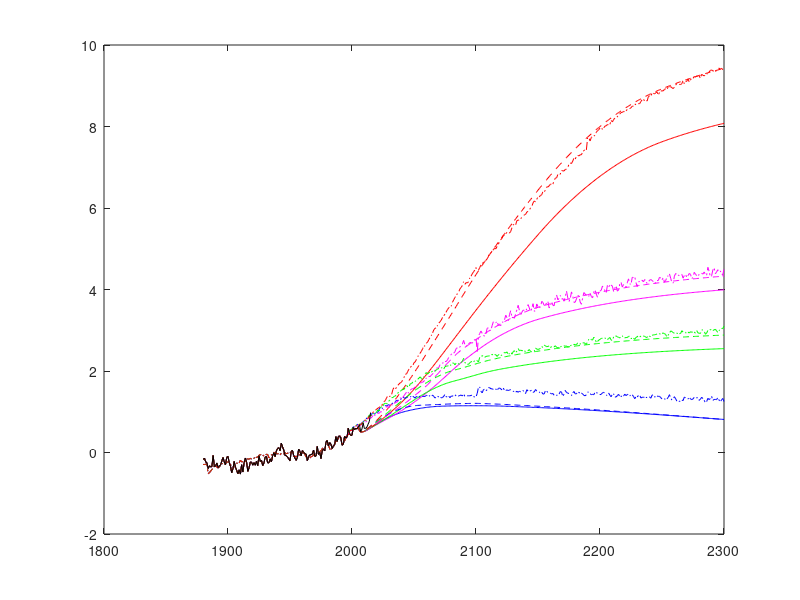

Recreate this plot in MATLAB.
clear all
%loading files
load RCP3PD_MIDYR_CONC.txt
load RCP6_MIDYR_CONC.txt
load RCP45_MIDYR_CONC.txt
load RCP85_MIDYR_CONC.txt
load simple_model_data1880to2015.txt
load final_rcp26_2.txt;
load final_rcp45_2.txt;
load final_rcp60_2.txt;
load final_rcp85_2.txt;

%setting values for coefficients 
rco2 = 320;
tau = 4;
tau1 = 4;  
tau2 = 56;  
a = 1.21;   
b = 0.12;
c = -1.68;
d = 0.03;

%creating arrays of data from the files to use in historical period for
%simple model 
sat_obs1=simple_model_data1880to2015(:,2); %temp observations
co21=simple_model_data1880to2015(:,3); %co2 concentrations
nino1=simple_model_data1880to2015(:,4); %el nino
saod1=simple_model_data1880to2015(:,5); %volcanic eruptions 

sat0=sat_obs1(1); %starting value for observations in hist period
GMST(1)=sat0; %starting temp value for simple model in hist period at the earliest observation
GMSTd(1)=mean(sat_obs1(1:20)); %starting temp for the second temperature (deep ocean temperature)

%running the simple model in the historical period so that I can use the
%ending value to start the predictive period 
for i=2:1:126
    f=co21(i);
    g=nino1(i);
    h=saod1(i);
    GMST(i) = GMST(i-1) - GMST(i-1)/tau + a*log(f/rco2) + b*g + c*h + d + (GMSTd(i-1)-GMST(i-1))/tau1; %GMST is surface temperature 
    GMSTd(i) = GMSTd(i-1) + (GMST(i-1)-GMSTd(i-1))/tau2; %this is a two-temperature model, GMSTd represents deep ocean temp
end
GMSTdstart=GMSTd(1,1:126);
obs=sat_obs1; 

%for using the model predictively, el nino and volcanic aerosols must be
%zero, because we don't have values for those going into the future from
%the given pathways
nino1=zeros(700,1);
saod1=zeros(700,1);

%there are four pathways: 2.6, 4.5, 6.0 and 8.5 
%there are two kinds of co2 concentrations: atmospheric (actual
%concentration) and equivalent (taking into account other greenhouse
%gas/aerosol forcings in the form of one co2 concentration) 

%this is atmospheric co2 for the first pathway, using the model
%predictively
time1=RCP3PD_MIDYR_CONC(116:536,1); 
co2_26=RCP3PD_MIDYR_CONC(116:536,4); %taking co2 data from the pathway
GMST_26=zeros(1,126); %preallocating (this is maybe not necessary) 
GMST_26(1,1:126)=obs(1:126,1); %start the first (surface) temperature at the end of the observations
GMSTd_26=GMSTdstart; 
for i=127:1:421 %running the two-temperature model 
    f=co2_26(i);
    g=nino1(i);
    h=saod1(i);
    GMST_26(i) = GMST_26(i-1) - GMST_26(i-1)/tau + a*log(f/rco2) + b*g + c*h + d + (GMSTd_26(i-1)-GMST_26(i-1))/tau1;
    GMSTd_26(i) = GMSTd_26(i-1) + (GMST_26(i-1)-GMSTd_26(i-1))/tau2;
end
GMST_26=GMST_26.';

%pathway 6.0, atmospheric co2, same thing as above 
co2_6=RCP6_MIDYR_CONC(116:536,4);
GMST_6=zeros(1,126);
GMST_6(1,1:126)=obs(1:126,1);
GMSTd_6=GMSTdstart;
for i=127:1:421
    f=co2_6(i);
    g=nino1(i);
    h=saod1(i);
    GMST_6(i) = GMST_6(i-1) - GMST_6(i-1)/tau + a*log(f/rco2) + b*g + c*h + d + (GMSTd_6(i-1)-GMST_6(i-1))/tau1;
    GMSTd_6(i) = GMSTd_6(i-1) + (GMST_6(i-1)-GMSTd_6(i-1))/tau2;
end
GMST_6=GMST_6.';

%pathway 4.5, atmospheric co2
co2_45=RCP45_MIDYR_CONC(116:536,4);
GMST_45=zeros(1,126);
GMST_45(1,1:126)=obs(1:126,1);
GMSTd_45=GMSTdstart;
for i=127:1:421
    f=co2_45(i);
    g=nino1(i);
    h=saod1(i);
    GMST_45(i) = GMST_45(i-1) - GMST_45(i-1)/tau + a*log(f/rco2) + b*g + c*h + d + (GMSTd_45(i-1)-GMST_45(i-1))/tau1;
    GMSTd_45(i) = GMSTd_45(i-1) + (GMST_45(i-1)-GMSTd_45(i-1))/tau2;
end
GMST_45=GMST_45.';

%pathway 8.5, atmospheric co2 
co2_85=RCP85_MIDYR_CONC(116:536,4);
GMST_85=zeros(1,126);
GMST_85(1,1:126)=obs(1:126,1);
GMSTd_85=GMSTdstart;
for i=127:1:421
    f=co2_85(i);
    g=nino1(i);
    h=saod1(i);
    GMST_85(i) = GMST_85(i-1) - GMST_85(i-1)/tau + a*log(f/rco2) + b*g + c*h + d + (GMSTd_85(i-1)-GMST_85(i-1))/tau1;
    GMSTd_85(i) = GMSTd_85(i-1) + (GMST_85(i-1)-GMSTd_85(i-1))/tau2;
end
GMST_85=GMST_85.';

%pathway 2.6, equivalent co2
co2eq_26=RCP3PD_MIDYR_CONC(116:536,2);
GMST2_26=zeros(1,126);
GMST2_26(1,1:126)=obs(1:126,1);
GMSTd_eq_26=GMSTdstart;
for i=127:1:421
    f=co2eq_26(i);
    g=nino1(i);
    h=saod1(i);
    GMST2_26(i) = GMST2_26(i-1) - GMST2_26(i-1)/tau + a*log(f/rco2) + b*g + c*h + d + (GMSTd_eq_26(i-1)-GMST2_26(i-1))/tau1;
    GMSTd_eq_26(i) = GMSTd_eq_26(i-1) + (GMST2_26(i-1)-GMSTd_eq_26(i-1))/tau2;
end
GMST2_26=GMST2_26.';

%pathway 6.0, equivalent co2
co2eq_6=RCP6_MIDYR_CONC(116:536,2);
GMSTeq_6=zeros(1,126);
GMSTeq_6(1,1:126)=obs(1:126,1);
GMSTd_eq_6=GMSTdstart;
for i=127:1:421
    f=co2eq_6(i);
    g=nino1(i);
    h=saod1(i);
    GMSTeq_6(i) = GMSTeq_6(i-1) - GMSTeq_6(i-1)/tau + a*log(f/rco2) + b*g + c*h + d + (GMSTd_eq_6(i-1)-GMSTeq_6(i-1))/tau1;
    GMSTd_eq_6(i) = GMSTd_eq_6(i-1) + (GMSTeq_6(i-1)-GMSTd_eq_6(i-1))/tau2;
end
GMSTeq_6=GMSTeq_6.';

%pathway 4.5, equivalent co2
co2eq_45=RCP45_MIDYR_CONC(116:536,2);
GMSTeq_45=zeros(1,126);
GMSTeq_45(1,1:126)=obs(1:126,1);
GMSTd_eq_45=GMSTdstart;
for i=127:1:421
    f=co2eq_45(i);
    g=nino1(i);
    h=saod1(i);
    GMSTeq_45(i) = GMSTeq_45(i-1) - GMSTeq_45(i-1)/tau + a*log(f/rco2) + b*g + c*h + d + (GMSTd_eq_45(i-1)-GMSTeq_45(i-1))/tau1;
    GMSTd_eq_45(i) = GMSTd_eq_45(i-1) + (GMSTeq_45(i-1)-GMSTd_eq_45(i-1))/tau2;
end
GMSTeq_45=GMSTeq_45.';

%pathway 8.5, equivalent co2
co2eq_85=RCP85_MIDYR_CONC(116:536,2);
GMSTeq_85=zeros(1,126);
GMSTeq_85(1,1:126)=obs(1:126,1);
GMSTd_eq_85=GMSTdstart;
for i=127:1:421
    f=co2eq_85(i);
    g=nino1(i);
    h=saod1(i);
    GMSTeq_85(i) = GMSTeq_85(i-1) - GMSTeq_85(i-1)/tau + a*log(f/rco2) + b*g + c*h + d + (GMSTd_eq_85(i-1)-GMSTeq_85(i-1))/tau1;
    GMSTd_eq_85(i) = GMSTd_eq_85(i-1) + (GMSTeq_85(i-1)-GMSTd_eq_85(i-1))/tau2;
end
GMSTeq_85=GMSTeq_85.';
time2=1880:1:2015;
time3=2016:1:2100;

%loading data from the files containing multimodel means for all the
%General Circulation Models
%also, adjusting them by adding 2.9 degrees so that they are at the right
%point in the graph 
rcp85=final_rcp85_2(31:451,2)-2.869e+02;
rcp60=final_rcp60_2(31:451,2)-2.869e+02;
rcp26=final_rcp26_2(31:451,2)-2.869e+02;
rcp45=final_rcp45_2(31:451,2)-2.869e+02;

%plotting multimodel means, and simple model with equivalent/atmospheric
%co2, for each pathway 
plot(time1,GMST_26,'b',time1,GMST_6,'m',time1,GMST_45,'g',time1,GMST_85,'r',time1,GMST2_26,'--b',time1,GMSTeq_6,'--m',time1,GMSTeq_45,'--g',time1,GMSTeq_85,'--r',time1,rcp26,'-.b',time1,rcp60,'-.m',time1,rcp45,'-.g',time1,rcp85,'-.r',time2,sat_obs1,'k')

